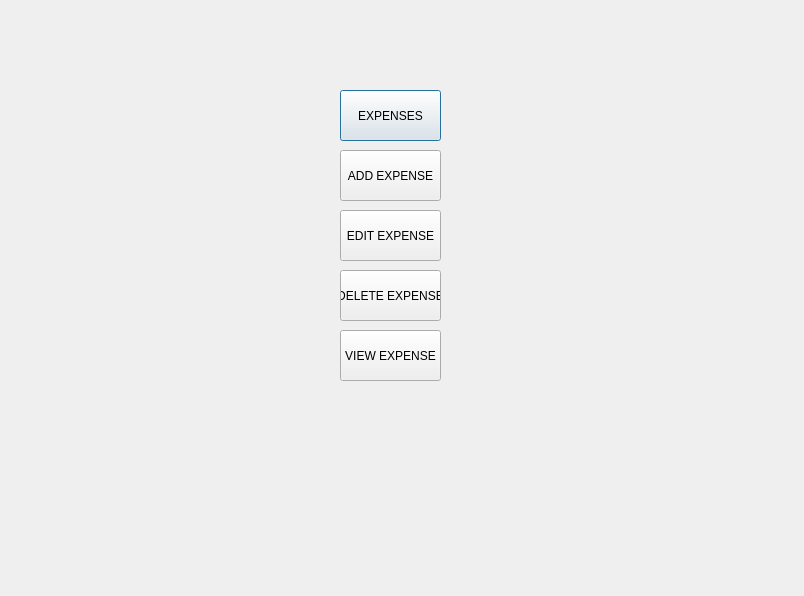
<?xml version="1.0" encoding="UTF-8"?>
<ui version="4.0">
 <class>Dialog2</class>
 <widget class="QDialog" name="Dialog2">
  <property name="geometry">
   <rect>
    <x>0</x>
    <y>0</y>
    <width>804</width>
    <height>596</height>
   </rect>
  </property>
  <property name="windowTitle">
   <string>Dialog</string>
  </property>
  <widget class="QPushButton" name="pushButton">
   <property name="geometry">
    <rect>
     <x>340</x>
     <y>90</y>
     <width>101</width>
     <height>51</height>
    </rect>
   </property>
   <property name="text">
    <string>EXPENSES</string>
   </property>
  </widget>
  <widget class="QPushButton" name="pushButton_2">
   <property name="geometry">
    <rect>
     <x>340</x>
     <y>150</y>
     <width>101</width>
     <height>51</height>
    </rect>
   </property>
   <property name="text">
    <string>ADD EXPENSE</string>
   </property>
  </widget>
  <widget class="QPushButton" name="pushButton_3">
   <property name="geometry">
    <rect>
     <x>340</x>
     <y>210</y>
     <width>101</width>
     <height>51</height>
    </rect>
   </property>
   <property name="text">
    <string>EDIT EXPENSE</string>
   </property>
  </widget>
  <widget class="QPushButton" name="pushButton_4">
   <property name="geometry">
    <rect>
     <x>340</x>
     <y>270</y>
     <width>101</width>
     <height>51</height>
    </rect>
   </property>
   <property name="text">
    <string>DELETE EXPENSE</string>
   </property>
  </widget>
  <widget class="QPushButton" name="pushButton_5">
   <property name="geometry">
    <rect>
     <x>340</x>
     <y>330</y>
     <width>101</width>
     <height>51</height>
    </rect>
   </property>
   <property name="text">
    <string>VIEW EXPENSE</string>
   </property>
  </widget>
 </widget>
 <resources/>
 <connections/>
</ui>
